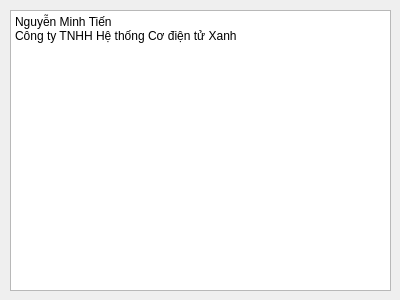
<?xml version="1.0" encoding="UTF-8"?>
<ui version="4.0">
 <class>aboutDialog</class>
 <widget class="QDialog" name="aboutDialog">
  <property name="geometry">
   <rect>
    <x>0</x>
    <y>0</y>
    <width>400</width>
    <height>300</height>
   </rect>
  </property>
  <property name="windowTitle">
   <string>About GSSControlStation</string>
  </property>
  <widget class="QPlainTextEdit" name="plainTextEdit">
   <property name="geometry">
    <rect>
     <x>10</x>
     <y>10</y>
     <width>381</width>
     <height>281</height>
    </rect>
   </property>
   <property name="plainText">
    <string>Nguyễn Minh Tiến
Công ty TNHH Hệ thống Cơ điện tử Xanh</string>
   </property>
  </widget>
 </widget>
 <resources/>
 <connections/>
</ui>
